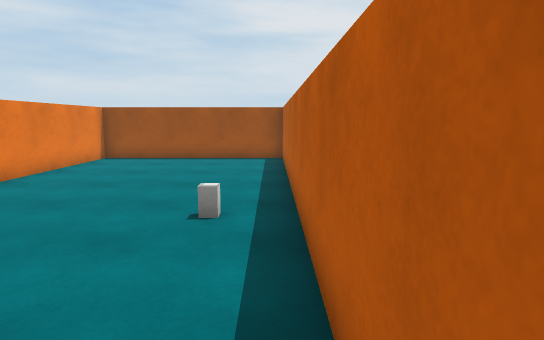
view 1 (above)

16 first-person views from a walk through a Unity game level. The camera is 1.5 m above the floor, tilts 8° down and sees 75° across. The floor is counted in squares, 1 m on a side. Each view is taken from the middle of a square. On the plan, view 1 faces up. The plan holds only what a view shows up to about 16 squares ahead; the rest is blank. The player character is not drawn. Surface patterns are stand-ins for the level's own textures.

view 2
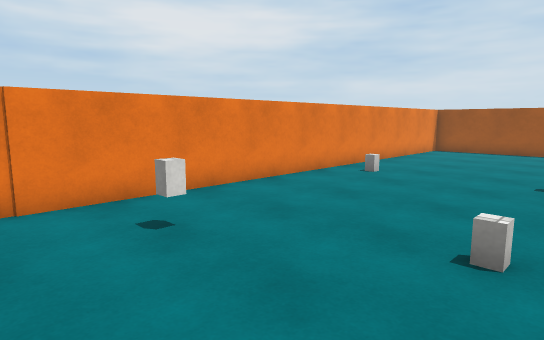

view 3
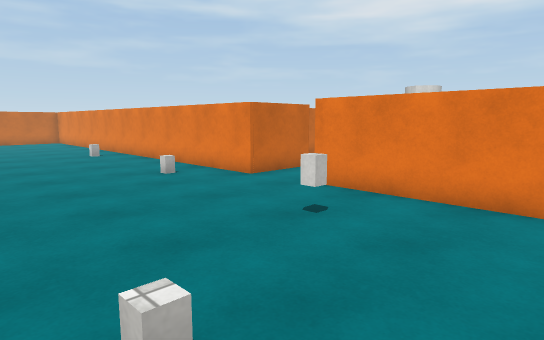

view 4
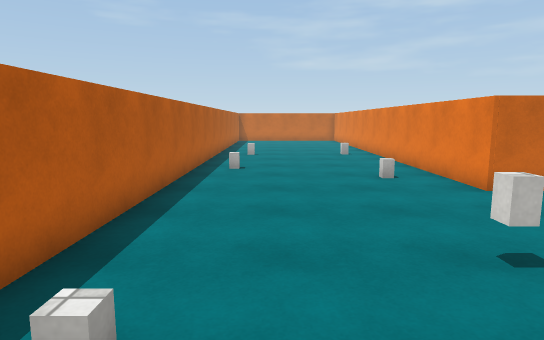

view 5
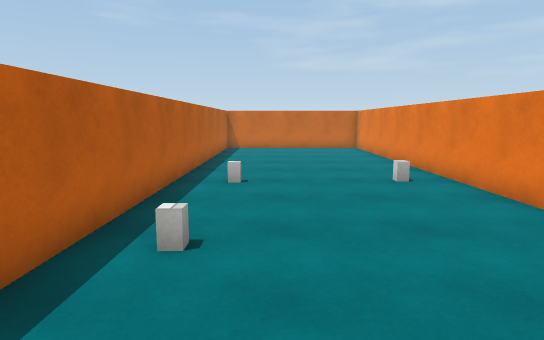

view 6
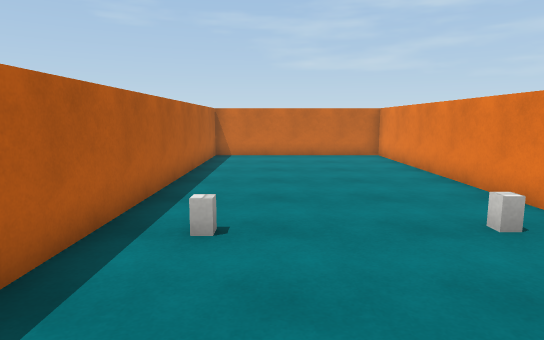

view 7
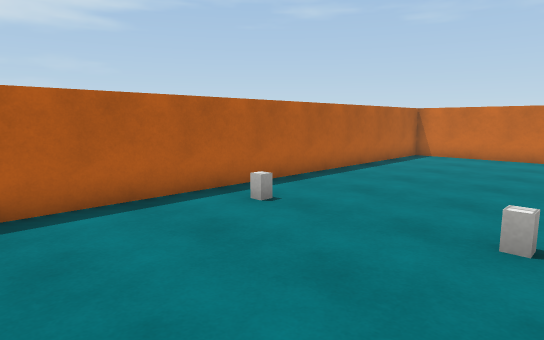

view 8
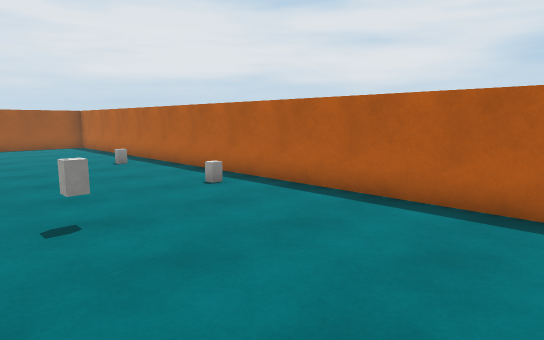

view 9
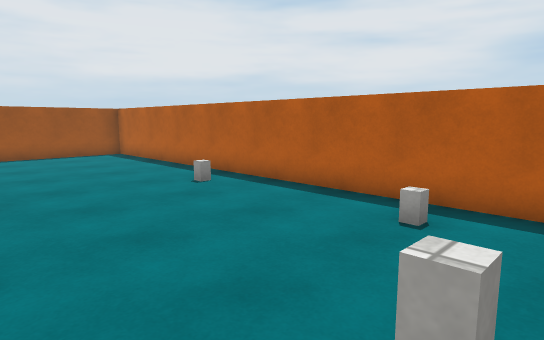

view 10
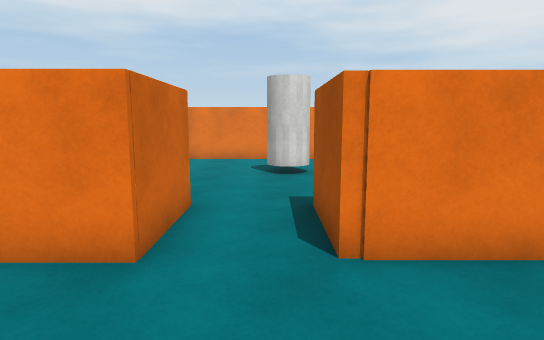

view 11
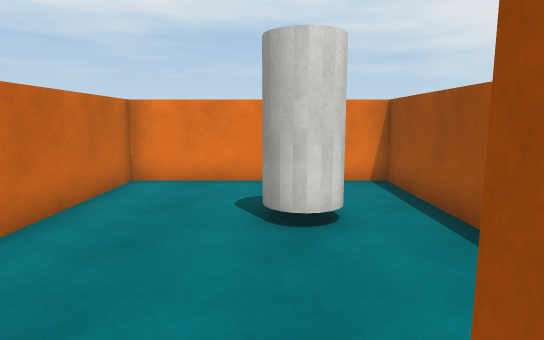

view 12
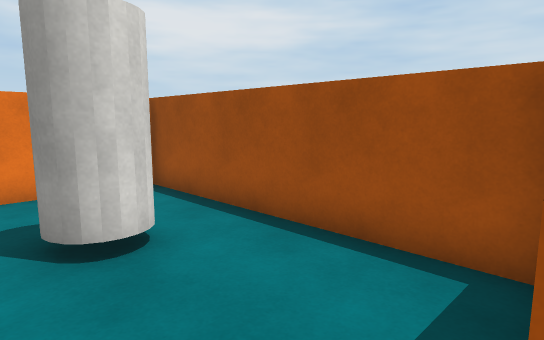

view 13
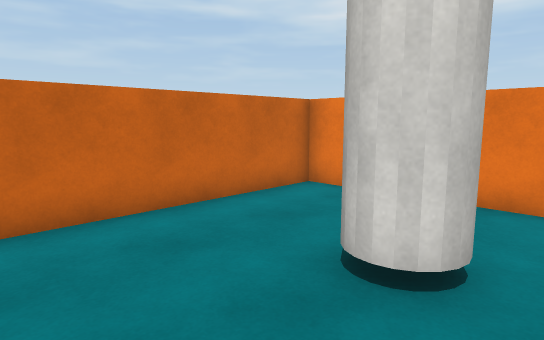

view 14
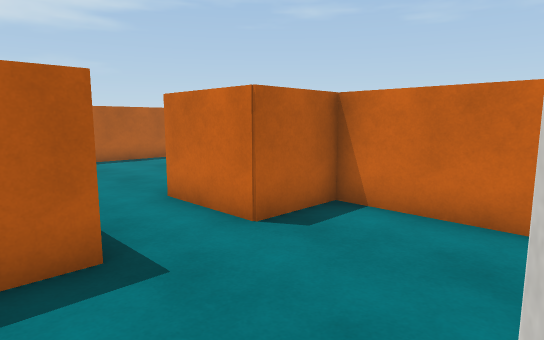

view 15
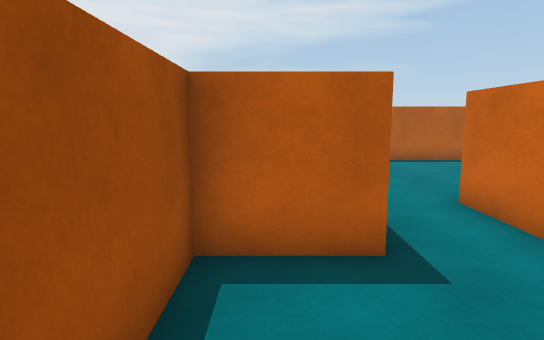

view 16
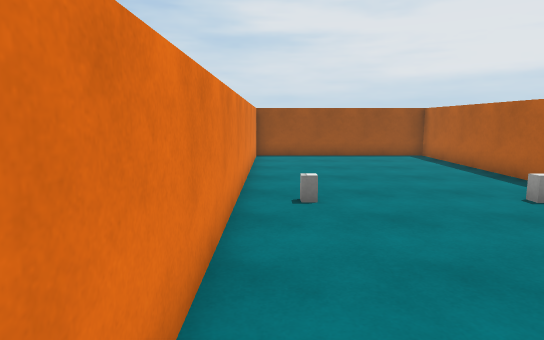

### Floor plan
Ten units are one square. View 1 is at (0, 0); x grows to the right and y downward. Boxes are objects, and circles mark ways between rooms. Rooms are numbered by the first view taken in them; rooms with no view inside come last. Other rooms are left out.
<svg viewBox="-173 -146 182 393">
<path fill="none" stroke="#000" d="M-66 54 -66 242 4 242 4 -141 -66 -141 -66 33M-66 33 -92 33 -92 11 -168 11 -168 75 -92 75 -92 54 -66 54"/>
<rect x="-55" y="15" width="20" height="10" fill="#bbb"><title>block</title></rect>
<rect x="-135" y="25" width="10" height="20" fill="#bbb"><title>cylinder</title></rect>
<circle cx="-70" cy="45" r="3" fill="#2a7"/>
<text x="-30" y="50">1</text>
<text x="-120" y="40">2</text>
</svg>
Room 1 opens to room 2.

Where each view was taken, in squares from view 1:
view 1: 0 up, 0 right, facing up
view 2: 4 down, 0 right, facing up-left
view 3: 2 up, 0 right, facing down-left
view 4: 2 up, 2 left, facing down
view 5: 5 down, 2 left, facing down
view 6: 9 down, 2 left, facing down
view 7: 9 down, 6 left, facing down-right
view 8: 7 down, 6 left, facing up-right
view 9: 2 down, 6 left, facing up-right
view 10: 4 down, 3 left, facing left
view 11: 4 down, 8 left, facing left
view 12: 5 down, 9 left, facing up-left
view 13: 2 down, 10 left, facing down-left
view 14: 2 down, 13 left, facing down-right
view 15: 2 down, 13 left, facing right
view 16: 1 down, 6 left, facing up
